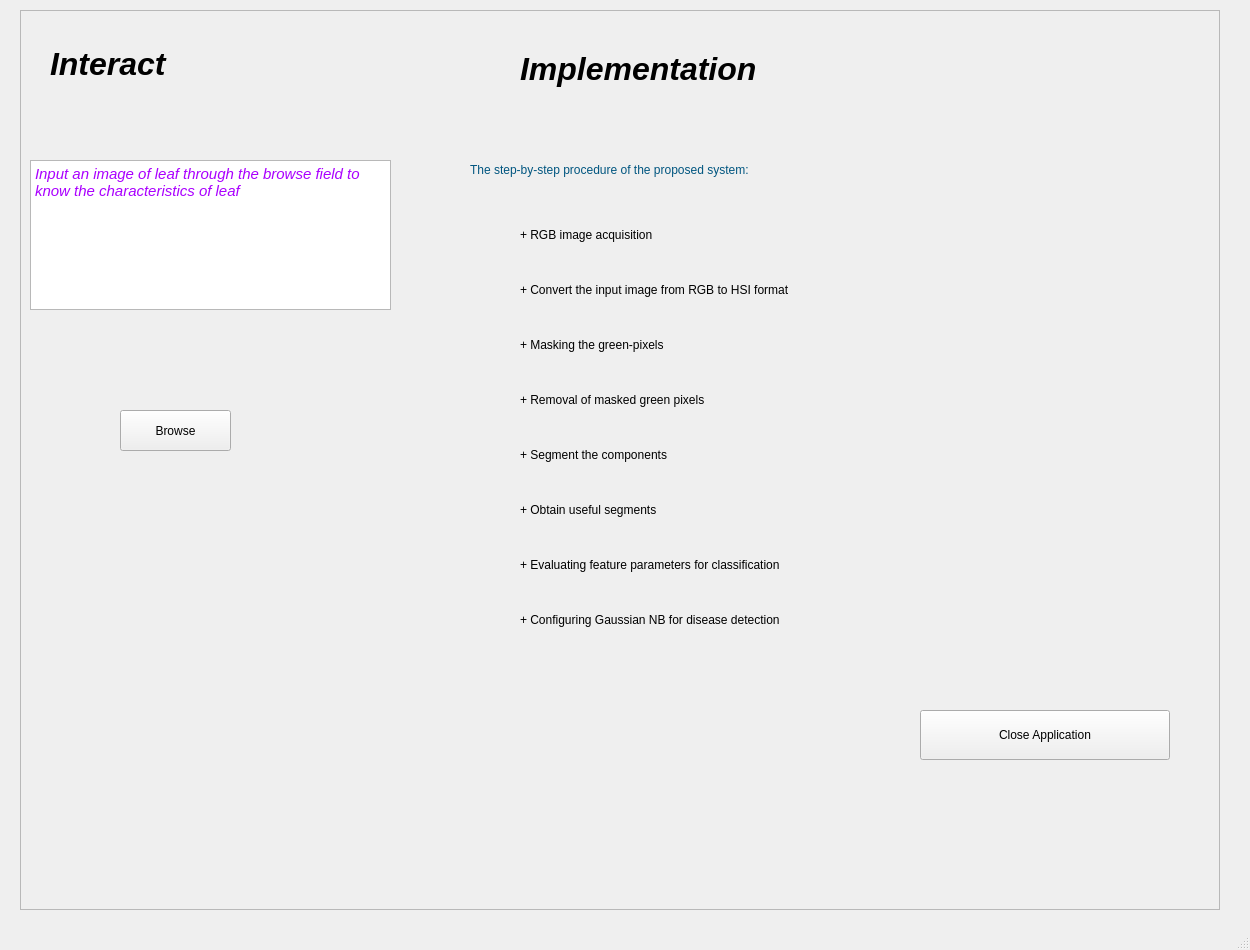
<?xml version="1.0" encoding="UTF-8"?>
<ui version="4.0">
 <class>MainWindow</class>
 <widget class="QMainWindow" name="MainWindow">
  <property name="geometry">
   <rect>
    <x>0</x>
    <y>0</y>
    <width>1250</width>
    <height>950</height>
   </rect>
  </property>
  <property name="windowTitle">
   <string>MainWindow</string>
  </property>
  <widget class="QWidget" name="centralwidget">
   <widget class="QFrame" name="frame">
    <property name="geometry">
     <rect>
      <x>20</x>
      <y>10</y>
      <width>1200</width>
      <height>900</height>
     </rect>
    </property>
    <property name="autoFillBackground">
     <bool>true</bool>
    </property>
    <property name="styleSheet">
     <string notr="true"/>
    </property>
    <property name="frameShape">
     <enum>QFrame::StyledPanel</enum>
    </property>
    <property name="frameShadow">
     <enum>QFrame::Raised</enum>
    </property>
    <!-- <widget class="QLabel" name="label">
      <property name="geometry">
      <rect>
       <x>11</x>
       <y>21</y>
       <width>107</width>
       <height>42</height>
      </rect>
     </property> 
       <property name="font">
      <font>
       <family>URW Chancery L</family>
       <pointsize>24</pointsize>
       <weight>75</weight>
       <italic>true</italic>
       <bold>true</bold>
      </font>
     </property>
     <property name="text">
       <string>&lt;html&gt;&lt;head/&gt;&lt;body&gt;&lt;p&gt;&lt;span style=&quot; color:#000000;&quot;&gt;ABOUT&lt;/span&gt;&lt;/p&gt;&lt;/body&gt;&lt;/html&gt;</string>
     </property>
    </widget> -->
    <!-- <widget class="QTextBrowser" name="textBrowser">
     <property name="geometry">
      <rect>
       <x>11</x>
       <y>69</y>
       <width>281</width>
       <height>411</height>
      </rect>
     </property>
     <property name="html">
      <string>&lt;!DOCTYPE HTML PUBLIC &quot;-//W3C//DTD HTML 4.0//EN&quot; &quot;http://www.w3.org/TR/REC-html40/strict.dtd&quot;&gt;
&lt;html&gt;&lt;head&gt;&lt;meta name=&quot;qrichtext&quot; content=&quot;1&quot; /&gt;&lt;style type=&quot;text/css&quot;&gt;
p, li { white-space: pre-wrap; }
&lt;/style&gt;&lt;/head&gt;&lt;body style=&quot; font-family:'Ubuntu'; font-size:11pt; font-weight:400; font-style:normal;&quot;&gt;
&lt;p align=&quot;justify&quot; style=&quot; margin-top:12px; margin-bottom:12px; margin-left:0px; margin-right:0px; -qt-block-indent:0; text-indent:0px;&quot;&gt;&lt;span style=&quot; font-style:italic; color:#00aa7f;&quot;&gt;Plant diseases cause a periodic outbreak of diseases which leads to large-scale death. These problems need to be solved at the initial stage, to save life and money of people.&lt;/span&gt;&lt;/p&gt;
&lt;p align=&quot;justify&quot; style=&quot; margin-top:12px; margin-bottom:12px; margin-left:0px; margin-right:0px; -qt-block-indent:0; text-indent:0px;&quot;&gt;&lt;span style=&quot; font-style:italic; color:#00aa7f;&quot;&gt;Automatic detection of plant diseases is an important research topic as it may prove benefits in monitoring large fields of crops, and at a very early stage itself it detects the symptoms of diseases means when they appear on plant leaves. Farm landowners and plant caretakers (say, in a nursery) could be benefited a lot with an early disease detection, in order to prevent the worse to come to their plants and let the human know what has to be done beforehand for the same to work accordingly, in order to prevent the worse to come to him too.&lt;/span&gt;&lt;/p&gt;
&lt;p align=&quot;justify&quot; style=&quot; margin-top:12px; margin-bottom:12px; margin-left:0px; margin-right:0px; -qt-block-indent:0; text-indent:0px;&quot;&gt;&lt;br /&gt;&lt;/p&gt;
&lt;p align=&quot;justify&quot; style=&quot; margin-top:12px; margin-bottom:12px; margin-left:0px; margin-right:0px; -qt-block-indent:0; text-indent:0px;&quot;&gt;&lt;span style=&quot; font-style:italic; color:#00aa7f;&quot;&gt;This enables machine vision that is to provide image-based automatic inspection, process control. &lt;/span&gt;&lt;/p&gt;
&lt;p align=&quot;justify&quot; style=&quot; margin-top:12px; margin-bottom:12px; margin-left:0px; margin-right:0px; -qt-block-indent:0; text-indent:0px;&quot;&gt;&lt;span style=&quot; font-style:italic; color:#00aa7f;&quot;&gt;Comparatively, visual identification is labor intensive less accurate and can be done only in small areas. &lt;/span&gt;&lt;/p&gt;
&lt;p align=&quot;justify&quot; style=&quot; margin-top:12px; margin-bottom:12px; margin-left:0px; margin-right:0px; -qt-block-indent:0; text-indent:0px;&quot;&gt;&lt;span style=&quot; font-style:italic; color:#00aa7f;&quot;&gt;The project involves the use of self-designed image processing algorithms and techniques designed using python to segment the disease from the leaf while using the concepts of machine learning to categorise the plant leaves as healthy or infected.&lt;/span&gt;&lt;/p&gt;
&lt;p align=&quot;justify&quot; style=&quot; margin-top:12px; margin-bottom:12px; margin-left:0px; margin-right:0px; -qt-block-indent:0; text-indent:0px;&quot;&gt;&lt;span style=&quot; font-style:italic; color:#00aa7f;&quot;&gt;By this method, the plant diseases can be identified at the initial stage itself and the pest and infection control tools can be used to solve pest problems while minimizing risks to people and the environment.&lt;/span&gt;&lt;/p&gt;&lt;/body&gt;&lt;/html&gt;</string>
     </property>
    </widget> -->
    <widget class="QLabel" name="label_2">
     <property name="geometry">
      <rect>
       <x>30</x>
       <y>20</y>
       <width>280</width>
       <height>70</height>
      </rect>
     </property>
     <!-- <property name="font"> -->
      <!-- <font>
       <family>URW Chancery L</family>
       <pointsize>24</pointsize>
       <weight>75</weight>
       <italic>true</italic>
       <bold>true</bold>
      </font> -->
     <!-- </property> -->
     <property name="text">
            <string>&lt;html&gt;&lt;head/&gt;&lt;body&gt;&lt;p&gt;&lt;span style=&quot; font-size:24pt; font-weight:600; font-style:italic;&quot;&gt;Interact&lt;/span&gt;&lt;/p&gt;&lt;/body&gt;&lt;/html&gt;</string>

     </property>
    </widget>
    <widget class="QPushButton" name="browse">
     <property name="geometry">
      <rect>
       <x>100</x>
       <y>400</y>
       <width>111</width>
       <height>41</height>
      </rect>
     </property>
     <property name="text">
      <string>Browse</string>
     </property>
    </widget>
    <widget class="QTextBrowser" name="textBrowser_2">
     <property name="geometry">
      <rect>
       <x>10</x>
       <y>150</y>
       <width>361</width>
       <height>150</height>
      </rect>
     </property>
     <property name="html">
      <string>&lt;!DOCTYPE HTML PUBLIC &quot;-//W3C//DTD HTML 4.0//EN&quot; &quot;http://www.w3.org/TR/REC-html40/strict.dtd&quot;&gt;
&lt;html&gt;&lt;head&gt;&lt;meta name=&quot;qrichtext&quot; content=&quot;1&quot; /&gt;&lt;style type=&quot;text/css&quot;&gt;
p, li { white-space: pre-wrap; }
&lt;/style&gt;&lt;/head&gt;&lt;body style=&quot; font-family:'Ubuntu'; font-size:11pt; font-weight:400; font-style:normal;&quot;&gt;
&lt;p style=&quot; margin-top:0px; margin-bottom:0px; margin-left:0px; margin-right:0px; -qt-block-indent:0; text-indent:0px;&quot;&gt;&lt;span style=&quot; font-family:'URW Gothic L'; font-style:italic; color:#aa00ff;&quot;&gt;Input an image of leaf through the browse field to know the characteristics of leaf&lt;/span&gt;&lt;/p&gt;&lt;/body&gt;&lt;/html&gt;</string>
      </property>
     </widget>
    <widget class="QLabel" name="label_4">
     <property name="geometry">
      <rect>
       <x>500</x>
       <y>10</y>
       <width>500</width>
       <height>100</height>
      </rect>
     </property>
     <property name="text">
      <string>&lt;html&gt;&lt;head/&gt;&lt;body&gt;&lt;p&gt;&lt;span style=&quot; font-size:24pt; font-weight:600; font-style:italic;&quot;&gt;Implementation&lt;/span&gt;&lt;/p&gt;&lt;/body&gt;&lt;/html&gt;</string>
     </property>
    </widget>
    <widget class="QLabel" name="label_5">
     <property name="geometry">
      <rect>
       <x>450</x>
       <y>110</y>
       <width>680</width>
       <height>100</height>
      </rect>
     </property>
     <property name="text">
      <string>&lt;html&gt;&lt;head/&gt;&lt;body&gt;&lt;p&gt;&lt;span style=&quot; color:#00557f;&quot;&gt;The step-by-step procedure of the proposed system:&lt;/span&gt;&lt;/p&gt;&lt;/body&gt;&lt;/html&gt;</string>
     </property>
    </widget>
    <widget class="QLabel" name="label_6">
     <property name="geometry">
      <rect>
       <x>500</x>
       <y>200</y>
       <width>320</width>
       <height>50</height>
      </rect>
     </property>
     <property name="text">
      <string>&lt;html&gt;&lt;head/&gt;&lt;body&gt;&lt;p&gt;&lt;span style=&quot; color:#000000;&quot;&gt;+ RGB image acquisition&lt;/span&gt;&lt;/p&gt;&lt;/body&gt;&lt;/html&gt;</string>
     </property>
    </widget>
    <widget class="QLabel" name="label_7">
     <property name="geometry">
      <rect>
       <x>500</x>
       <y>255</y>
       <width>700</width>
       <height>50</height>
      </rect>
     </property>
     <property name="text">
      <string>&lt;html&gt;&lt;head/&gt;&lt;body&gt;&lt;p&gt;&lt;span style=&quot; color:#000000;&quot;&gt;+ Convert the input image from RGB to HSI format&lt;/span&gt;&lt;/p&gt;&lt;/body&gt;&lt;/html&gt;</string>
     </property>
    </widget>
    <widget class="QLabel" name="label_8">
     <property name="geometry">
      <rect>
       <x>500</x>
       <y>310</y>
       <width>700</width>
       <height>50</height>
      </rect>
     </property>
     <property name="text">
      <string>&lt;html&gt;&lt;head/&gt;&lt;body&gt;&lt;p&gt;&lt;span style=&quot; color:#000000;&quot;&gt;+ Masking the green-pixels&lt;/span&gt;&lt;/p&gt;&lt;/body&gt;&lt;/html&gt;</string>
     </property>
    </widget>
    <widget class="QLabel" name="label_9">
     <property name="geometry">
      <rect>
       <x>500</x>
       <y>365</y>
       <width>700</width>
       <height>50</height>
      </rect>
     </property>
     <property name="text">
      <string>&lt;html&gt;&lt;head/&gt;&lt;body&gt;&lt;p&gt;&lt;span style=&quot; color:#000000;&quot;&gt;+ Removal of masked green pixels&lt;/span&gt;&lt;/p&gt;&lt;/body&gt;&lt;/html&gt;</string>
     </property>
    </widget>
    <widget class="QLabel" name="label_10">
     <property name="geometry">
      <rect>
       <x>500</x>
       <y>420</y>
       <width>700</width>
       <height>50</height>
      </rect>
     </property>
     <property name="text">
      <string>&lt;html&gt;&lt;head/&gt;&lt;body&gt;&lt;p&gt;&lt;span style=&quot; color:#000000;&quot;&gt;+ Segment the components&lt;/span&gt;&lt;/p&gt;&lt;/body&gt;&lt;/html&gt;</string>
     </property>
    </widget>
    <widget class="QLabel" name="label_11">
     <property name="geometry">
      <rect>
       <x>500</x>
       <y>475</y>
       <width>700</width>
       <height>50</height>
      </rect>
     </property>
     <property name="text">
      <string>&lt;html&gt;&lt;head/&gt;&lt;body&gt;&lt;p&gt;&lt;span style=&quot; color:#000000;&quot;&gt;+ Obtain useful segments&lt;/span&gt;&lt;/p&gt;&lt;/body&gt;&lt;/html&gt;</string>
     </property>
    </widget>
    <widget class="QLabel" name="label_12">
     <property name="geometry">
      <rect>
       <x>500</x>
       <y>530</y>
       <width>700</width>
       <height>50</height>
      </rect>
     </property>
     <property name="text">
      <string>&lt;html&gt;&lt;head/&gt;&lt;body&gt;&lt;p&gt;&lt;span style=&quot; color:#000000;&quot;&gt;+ Evaluating feature parameters for classification&lt;/span&gt;&lt;/p&gt;&lt;/body&gt;&lt;/html&gt;</string>
     </property>
    </widget>
    <widget class="QLabel" name="label_13">
     <property name="geometry">
      <rect>
       <x>500</x>
       <y>585</y>
       <width>700</width>
       <height>50</height>
      </rect>
     </property>
     <property name="text">
      <string>&lt;html&gt;&lt;head/&gt;&lt;body&gt;&lt;p&gt;&lt;span style=&quot; color:#000000;&quot;&gt;+ Configuring Gaussian NB for disease detection&lt;/span&gt;&lt;/p&gt;&lt;/body&gt;&lt;/html&gt;</string>
     </property>
    </widget>
    <!-- <widget class="QLabel" name="label_3">
     <property name="geometry">
      <rect>
       <x>80</x>
       <y>520</y>
       <width>121</width>
       <height>31</height>
      </rect>
     </property>
     <property name="text">
      <string>&lt;html&gt;&lt;head/&gt;&lt;body&gt;&lt;p&gt;&lt;span style=&quot; font-size:16pt; font-weight:600; font-style:italic; color:#550000;&quot;&gt;Contact Us :&lt;/span&gt;&lt;/p&gt;&lt;/body&gt;&lt;/html&gt;</string>
     </property>
    </widget> 
    <widget class="QLabel" name="label_14">
     <property name="geometry">
      <rect>
       <x>210</x>
       <y>520</y>
       <width>431</width>
       <height>20</height>
      </rect>
     </property>
     <property name="text">
      <string>&lt;html&gt;&lt;head/&gt;&lt;body&gt;&lt;p&gt;&lt;span style=&quot; color:#00aaff;&quot;&gt;https://gitter.im/Automatic-leaf-infection-identification/Lobby&lt;/span&gt;&lt;/p&gt;&lt;/body&gt;&lt;/html&gt;</string>
     </property>
    </widget> -->
    <widget class="QPushButton" name="close">
     <property name="geometry">
      <rect>
       <x>900</x>
       <y>700</y>
       <width>250</width>
       <height>50</height>
      </rect>
     </property>
     <property name="text">
      <string>Close Application</string>
     </property>
    </widget>
   </widget>
  </widget>
  <!-- <widget class="QMenuBar" name="menubar">
   <property name="geometry">
    <rect>
     <x>0</x>
     <y>0</y>
     <width>736</width>
     <height>25</height>
    </rect>
   </property>
   <widget class="QMenu" name="menuContact_Us">
    <property name="title">
     <string>Menu</string>
    </property>
    <addaction name="actionHelp"/>
    <addaction name="separator"/>
   </widget>
   <widget class="QMenu" name="menuContact_Us_2">
    <property name="title">
     <string>Contact Us</string>
    </property>
    <addaction name="actionHttps_gitter_im_Automatic_leaf_infection_identification_Lobby"/>
   </widget>
   <addaction name="menuContact_Us"/>
   <addaction name="menuContact_Us_2"/>
  </widget> -->
  <widget class="QStatusBar" name="statusbar"/>
  <action name="actionMin">
   <property name="icon">
    <iconset>
     <normaloff>:/newPrefix/about.png</normaloff>:/newPrefix/about.png</iconset>
   </property>
   <property name="text">
    <string>min</string>
   </property>
  </action>
  <action name="actionHttps_gitter_im_Automatic_leaf_infection_identification_Lobby">
   <property name="text">
    <string>https://gitter.im/Automatic-leaf-infection-identification/Lobby</string>
   </property>
  </action> -->
  <action name="actionHelp">
   <property name="text">
    <string>Help</string>
   </property>
  </action>
 </widget>
 <resources/>
 <connections/>
</ui>
